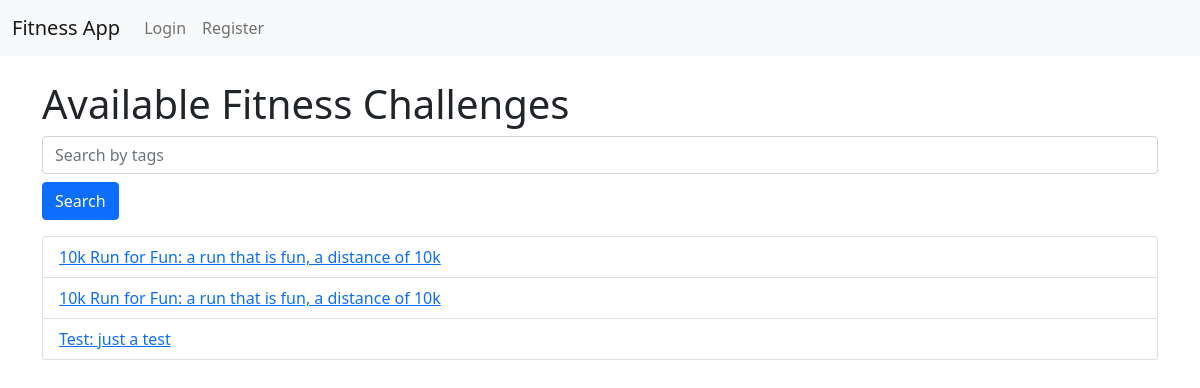
Screenshot of /search with the database file from the repository.
### models.py (models this page shows)
class Challenge(db.Model):
    id = db.Column(db.Integer, primary_key=True)
    user_id = db.Column(db.Integer, db.ForeignKey('user.id'), nullable=True)
    challenge_type = db.Column(db.String(80), nullable=False)
    image = db.Column(db.String(200), nullable=True)
    description = db.Column(db.Text, nullable=False)
    tags = db.Column(db.String(200), nullable=True)
    created_at = db.Column(db.DateTime, default=func.now())
    goals = db.relationship('Goal', backref='challenge', lazy=True, cascade="all, delete-orphan")
    badges = db.relationship('ChallengeBadge', backref='challenge', lazy=True, cascade="all, delete-orphan")
    chat_messages = db.relationship('ChatMessage', backref='challenge', lazy=True, cascade="all, delete-orphan")
    statuses = db.relationship('UserChallengeStatus', backref='challenge', lazy=True, cascade="all, delete-orphan")
    completions = db.relationship('CompletedChallenge', backref='challenge', lazy=True, cascade="all, delete-orphan")
    favorites = db.relationship('Favorite', backref='challenge', lazy=True, cascade="all, delete-orphan")

### routes/challenge_routes.py (the view)
@challenge_bp.route('/search')
def search():
    query = request.args.get('query', '')
    challenges = Challenge.query.filter(Challenge.tags.contains(query)).all()
    return render_template('index.html', challenges=challenges)

### templates/index.html (shortened to what this page needs)
{% extends "layout.html" %}
{% block content %}
  <h1>Available Fitness Challenges</h1>
  <form method="get" action="{{ url_for('challenge_bp.search') }}" class="mb-3">
    <input type="text" name="query" placeholder="Search by tags" class="form-control">
    <button type="submit" class="btn btn-primary mt-2">Search</button>
  </form>
  <ul class="list-group">
    {% for challenge in challenges %}
      <li class="list-group-item">
        <a href="{{ url_for('challenge_bp.challenge', challenge_id=challenge.id) }}">
          {{ challenge.challenge_type }}: {{ challenge.description }}
        </a>
      </li>
    {% endfor %}
  </ul>
{% endblock %}

### rows the page displays
Challenge: challenge_type "10k Run for Fun", description "a run that is fun, a distance of 10k"
Challenge: challenge_type "10k Run for Fun", description "a run that is fun, a distance of 10k"
Challenge: challenge_type "Test", description "just a test"
